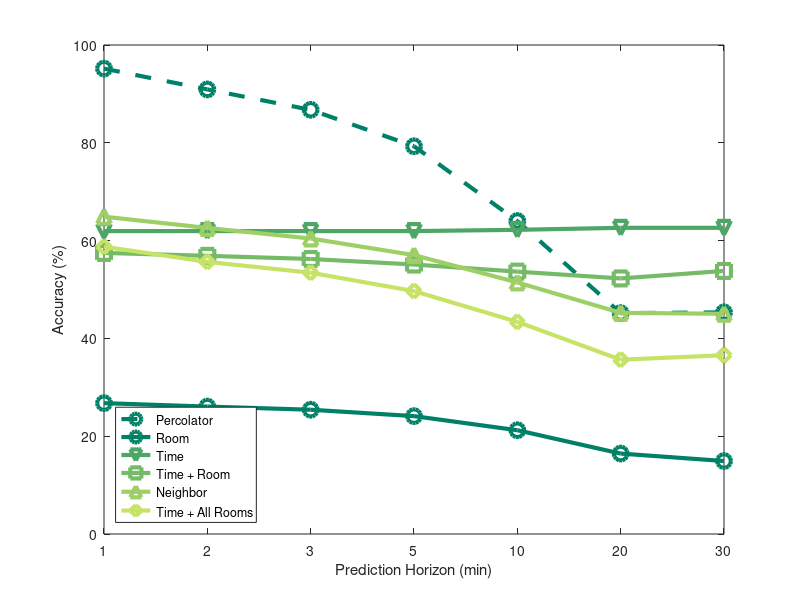

Reproduce this figure in MATLAB.
function predictionHorizonModelType()

% Percolator 2
houseA_p2_tp = [1170.0, 1155.0, 1124.0, 1093.0, 1083.0, 1038.0, 1018.0, 945.0, 861.0, 750.0, 660.0, 518.0, 661.0, 367.0];
houseA_p2_fn = [52.0, 14.0, 98.0, 23.0, 139.0, 29.0, 204.0, 38.0, 356.0, 55.0, 549.0, 61.0, 548.0, 68.0];
houseA_p2_tpp = houseA_p2_tp ./ (houseA_p2_tp + houseA_p2_fn);


% Percolator
houseA_tp = [1163.0, 1163.0, 1111.0, 1111.0, 1060.0, 1060.0, 969.0, 969.0, 779.0, 778.0, 546.0, 506.0, 548.0, 361.0];
houseA_tn = [10066.0, 10120.0, 10012.0, 10122.0, 9966.0, 10127.0, 9886.0, 10140.0, 9742.0, 10195.0, 9624.0, 10320.0, 9551.0, 10439.0];
houseA_fp = [52.0, 51.0, 106.0, 102.0, 152.0, 146.0, 232.0, 217.0, 381.0, 340.0, 507.0, 441.0, 580.0, 466.0];
houseA_fn = [59.0, 6.0, 111.0, 5.0, 162.0, 7.0, 253.0, 14.0, 438.0, 27.0, 663.0, 73.0, 661.0, 74.0];
houseA_tpp = houseA_tp ./ (houseA_tp + houseA_fn);
houseA_cp = (houseA_tp + houseA_tn) ./ (houseA_tp + houseA_fn + houseA_tn + houseA_fp); 

% curTime
houseA_curTime_tp = [757.0, 730.0, 757.0, 697.0, 757.0, 666.0, 757.0, 596.0, 757.0, 472.0, 757.0, 331.0, 757.0, 250.0];
houseA_curTime_fn = [465.0, 439.0, 465.0, 419.0, 465.0, 401.0, 465.0, 387.0, 460.0, 333.0, 452.0, 248.0, 452.0, 185.0];
houseA_curTime_tn = [9269.0, 9341.0, 9269.0, 9417.0, 9269.0, 9494.0, 9269.0, 9633.0, 9274.0, 9869.0, 9282.0, 10262.0, 9282.0, 10562.0];
houseA_curTime_fp = [849.0, 830.0, 849.0, 807.0, 849.0, 779.0, 849.0, 724.0, 849.0, 666.0, 849.0, 499.0, 849.0, 343.0];
houseA_curTime_tpp = houseA_curTime_tp ./ (houseA_curTime_tp + houseA_curTime_fn);
houseA_curTime_cp = (houseA_curTime_tp + houseA_curTime_tn) ./ (houseA_curTime_tp + houseA_curTime_fn + houseA_curTime_tn + houseA_curTime_fp); 

% curRoomState
houseA_curRoomState_bathroom_tp = [133.0, 131.0, 128.0, 124.0, 123.0, 118.0, 114.0, 106.0, 85.0, 76.0, 36.0, 20.0, 46.0, 19.0];
houseA_curRoomState_bathroom_fn = [1089.0, 1038.0, 1094.0, 992.0, 1099.0, 949.0, 1108.0, 877.0, 1132.0, 729.0, 1173.0, 559.0, 1163.0, 416.0];
houseA_curRoomState_bathroom_tn = [10027.0, 10078.0, 10022.0, 10124.0, 10017.0, 10167.0, 10008.0, 10239.0, 9984.0, 10387.0, 9999.0, 10669.0, 10065.0, 10868.0];
houseA_curRoomState_bathroom_fp = [91.0, 93.0, 96.0, 100.0, 101.0, 106.0, 110.0, 118.0, 139.0, 148.0, 132.0, 92.0, 66.0, 37.0];

houseA_curRoomState_bedroom_tp = [185.0, 182.0, 175.0, 168.0, 165.0, 155.0, 143.0, 129.0, 103.0, 61.0, 59.0, 38.0, 61.0, 36.0];
houseA_curRoomState_bedroom_fn = [1037.0, 987.0, 1047.0, 948.0, 1057.0, 912.0, 1079.0, 854.0, 1114.0, 744.0, 1150.0, 541.0, 1148.0, 399.0];
houseA_curRoomState_bedroom_tn = [10007.0, 10057.0, 9997.0, 10096.0, 9987.0, 10132.0, 9965.0, 10190.0, 9930.0, 10374.0, 10042.0, 10725.0, 10044.0, 10867.0];
houseA_curRoomState_bedroom_fp = [111.0, 114.0, 121.0, 128.0, 131.0, 141.0, 153.0, 167.0, 193.0, 161.0, 89.0, 36.0, 87.0, 38.0];

houseA_curRoomState_diningRoom_tp = [433.0, 425.0, 419.0, 403.0, 406.0, 384.0, 378.0, 350.0, 322.0, 290.0, 272.0, 225.0, 242.0, 173.0];
houseA_curRoomState_diningRoom_fn = [789.0, 744.0, 803.0, 713.0, 816.0, 683.0, 844.0, 633.0, 895.0, 515.0, 937.0, 354.0, 967.0, 262.0];
houseA_curRoomState_diningRoom_tn = [9921.0, 9966.0, 9907.0, 9997.0, 9894.0, 10027.0, 9866.0, 10077.0, 9815.0, 10195.0, 9773.0, 10356.0, 9743.0, 10448.0];
houseA_curRoomState_diningRoom_fp = [197.0, 205.0, 211.0, 227.0, 224.0, 246.0, 252.0, 280.0, 308.0, 340.0, 358.0, 405.0, 388.0, 457.0];

houseA_curRoomState_kitchen_tp = [585.0, 575.0, 574.0, 554.0, 567.0, 539.0, 547.0, 454.0, 502.0, 389.0, 342.0, 309.0, 310.0, 243.0];
houseA_curRoomState_kitchen_fn = [637.0, 594.0, 648.0, 562.0, 655.0, 528.0, 675.0, 529.0, 715.0, 416.0, 867.0, 270.0, 899.0, 192.0];
houseA_curRoomState_kitchen_tn = [9794.0, 9837.0, 9783.0, 9869.0, 9776.0, 9903.0, 9756.0, 10205.0, 9716.0, 10318.0, 9867.0, 10464.0, 9835.0, 10542.0];
houseA_curRoomState_kitchen_fp = [324.0, 334.0, 335.0, 355.0, 342.0, 370.0, 362.0, 152.0, 407.0, 217.0, 264.0, 297.0, 296.0, 363.0];

houseA_curRoomState_livingRoom_tp = [695.0, 688.0, 683.0, 669.0, 671.0, 653.0, 651.0, 625.0, 610.0, 564.0, 543.0, 467.0, 506.0, 314.0];
houseA_curRoomState_livingRoom_fn = [527.0, 481.0, 539.0, 447.0, 551.0, 414.0, 571.0, 358.0, 607.0, 241.0, 666.0, 112.0, 703.0, 121.0];
houseA_curRoomState_livingRoom_tn = [9853.0, 9899.0, 9841.0, 9933.0, 9829.0, 9966.0, 9809.0, 10022.0, 9773.0, 10139.0, 9714.0, 10268.0, 9677.0, 10739.0];
houseA_curRoomState_livingRoom_fp = [265.0, 272.0, 277.0, 291.0, 289.0, 307.0, 309.0, 335.0, 350.0, 396.0, 417.0, 493.0, 454.0, 166.0];

houseA_curRoomState_mudroom_tp = [86.0, 85.0, 83.0, 80.0, 80.0, 75.0, 77.0, 66.0, 47.0, 42.0, 37.0, 28.0, 20.0, 11.0];
houseA_curRoomState_mudroom_fn = [1136.0, 1084.0, 1139.0, 1036.0, 1142.0, 992.0, 1145.0, 917.0, 1170.0, 763.0, 1172.0, 551.0, 1189.0, 424.0];
houseA_curRoomState_mudroom_tn = [10088.0, 10140.0, 10085.0, 10188.0, 10082.0, 10232.0, 10079.0, 10307.0, 10054.0, 10461.0, 10081.0, 10702.0, 10064.0, 10858.0];
houseA_curRoomState_mudroom_fp = [30.0, 31.0, 33.0, 36.0, 36.0, 41.0, 39.0, 50.0, 69.0, 74.0, 50.0, 59.0, 67.0, 47.0];

houseA_curRoomState_nursery_tp = [172.0, 171.0, 167.0, 165.0, 162.0, 159.0, 152.0, 147.0, 139.0, 125.0, 103.0, 82.0, 78.0, 40.0];
houseA_curRoomState_nursery_fn = [1050.0, 998.0, 1055.0, 951.0, 1060.0, 908.0, 1070.0, 836.0, 1078.0, 680.0, 1106.0, 497.0, 1131.0, 395.0];
houseA_curRoomState_nursery_tn = [10010.0, 10062.0, 10005.0, 10109.0, 10000.0, 10152.0, 9990.0, 10224.0, 9982.0, 10380.0, 9954.0, 10563.0, 9929.0, 10805.0];
houseA_curRoomState_nursery_fp = [108.0, 109.0, 113.0, 115.0, 118.0, 121.0, 128.0, 133.0, 141.0, 155.0, 177.0, 198.0, 202.0, 100.0];

houseA_curRoomState_tp = houseA_curRoomState_bathroom_tp + ...
    houseA_curRoomState_bedroom_tp + houseA_curRoomState_diningRoom_tp + ...
    houseA_curRoomState_kitchen_tp + houseA_curRoomState_livingRoom_tp + ...
    houseA_curRoomState_mudroom_tp + houseA_curRoomState_nursery_tp;

houseA_curRoomState_fn = houseA_curRoomState_bathroom_fn + ...
    houseA_curRoomState_bedroom_fn + houseA_curRoomState_diningRoom_fn + ...
    houseA_curRoomState_kitchen_fn + houseA_curRoomState_livingRoom_fn + ...
    houseA_curRoomState_mudroom_fn + houseA_curRoomState_nursery_fn;

houseA_curRoomState_tn = houseA_curRoomState_bathroom_tn + ...
    houseA_curRoomState_bedroom_tn + houseA_curRoomState_diningRoom_tn + ...
    houseA_curRoomState_kitchen_tn + houseA_curRoomState_livingRoom_tn + ...
    houseA_curRoomState_mudroom_tn + houseA_curRoomState_nursery_tn;

houseA_curRoomState_fp = houseA_curRoomState_bathroom_fp + ...
    houseA_curRoomState_bedroom_fp + houseA_curRoomState_diningRoom_fp + ...
    houseA_curRoomState_kitchen_fp + houseA_curRoomState_livingRoom_fp + ...
    houseA_curRoomState_mudroom_fp + houseA_curRoomState_nursery_fp;

houseA_curRoomState_tpp = houseA_curRoomState_tp ./ (houseA_curRoomState_tp + houseA_curRoomState_fn);
houseA_curRoomState_cp = (houseA_curRoomState_tp + houseA_curRoomState_tn) ./ (houseA_tp + houseA_curRoomState_fn + houseA_curRoomState_tn + houseA_curRoomState_fp); 


% curTimeState
houseA_curTimeState_bathroom_tp = [686.0, 652.0, 684.0, 619.0, 684.0, 593.0, 682.0, 541.0, 667.0, 445.0, 663.0, 297.0, 703.0, 240.0];
houseA_curTimeState_bathroom_fn = [536.0, 517.0, 538.0, 497.0, 538.0, 474.0, 540.0, 442.0, 550.0, 360.0, 546.0, 282.0, 506.0, 195.0];
houseA_curTimeState_bathroom_tn = [9479.0, 9550.0, 9471.0, 9613.0, 9457.0, 9668.0, 9435.0, 9767.0, 9410.0, 9997.0, 9360.0, 10323.0, 9352.0, 10552.0];
houseA_curTimeState_bathroom_fp = [639.0, 621.0, 647.0, 611.0, 661.0, 605.0, 683.0, 590.0, 713.0, 538.0, 771.0, 438.0, 779.0, 353.0];

houseA_curTimeState_bedroom_tp = [709.0, 672.0, 697.0, 631.0, 682.0, 593.0, 664.0, 533.0, 660.0, 444.0, 695.0, 335.0, 698.0, 255.0];
houseA_curTimeState_bedroom_fn = [513.0, 497.0, 525.0, 485.0, 540.0, 474.0, 558.0, 450.0, 557.0, 361.0, 514.0, 244.0, 511.0, 180.0];
houseA_curTimeState_bedroom_tn = [9437.0, 9501.0, 9429.0, 9566.0, 9408.0, 9626.0, 9400.0, 9737.0, 9400.0, 10025.0, 9386.0, 10359.0, 9368.0, 10584.0];
houseA_curTimeState_bedroom_fp = [681.0, 670.0, 689.0, 658.0, 710.0, 647.0, 718.0, 620.0, 723.0, 510.0, 745.0, 402.0, 763.0, 321.0];

houseA_curTimeState_diningRoom_tp = [684.0, 663.0, 673.0, 630.0, 662.0, 600.0, 637.0, 548.0, 603.0, 440.0, 566.0, 303.0, 580.0, 234.0];
houseA_curTimeState_diningRoom_fn = [538.0, 506.0, 549.0, 486.0, 560.0, 467.0, 585.0, 435.0, 614.0, 365.0, 643.0, 276.0, 629.0, 201.0];
houseA_curTimeState_diningRoom_tn = [9733.0, 9793.0, 9716.0, 9828.0, 9694.0, 9861.0, 9655.0, 9929.0, 9583.0, 10068.0, 9497.0, 10287.0, 9445.0, 10505.0];
houseA_curTimeState_diningRoom_fp = [385.0, 378.0, 402.0, 396.0, 424.0, 412.0, 463.0, 428.0, 540.0, 467.0, 634.0, 474.0, 686.0, 400.0];

houseA_curTimeState_kitchen_tp = [672.0, 661.0, 657.0, 634.0, 647.0, 617.0, 621.0, 577.0, 574.0, 482.0, 544.0, 365.0, 577.0, 271.0];
houseA_curTimeState_kitchen_fn = [550.0, 508.0, 565.0, 482.0, 575.0, 450.0, 601.0, 406.0, 643.0, 323.0, 665.0, 214.0, 632.0, 164.0];
houseA_curTimeState_kitchen_tn = [9814.0, 9871.0, 9804.0, 9911.0, 9799.0, 9955.0, 9774.0, 10026.0, 9745.0, 10183.0, 9701.0, 10378.0, 9626.0, 10488.0];
houseA_curTimeState_kitchen_fp = [304.0, 300.0, 314.0, 313.0, 319.0, 318.0, 344.0, 331.0, 378.0, 352.0, 430.0, 383.0, 505.0, 417.0];

houseA_curTimeState_livingRoom_tp = [797.0, 780.0, 786.0, 750.0, 773.0, 727.0, 751.0, 682.0, 697.0, 588.0, 617.0, 468.0, 631.0, 367.0];
houseA_curTimeState_livingRoom_fn = [425.0, 389.0, 436.0, 366.0, 449.0, 340.0, 471.0, 301.0, 520.0, 217.0, 592.0, 111.0, 578.0, 68.0];
houseA_curTimeState_livingRoom_tn = [9674.0, 9728.0, 9664.0, 9776.0, 9659.0, 9827.0, 9652.0, 9909.0, 9633.0, 10087.0, 9622.0, 10332.0, 9563.0, 10524.0];
houseA_curTimeState_livingRoom_fp = [444.0, 443.0, 454.0, 448.0, 459.0, 446.0, 466.0, 448.0, 490.0, 448.0, 509.0, 429.0, 568.0, 381.0];

houseA_curTimeState_mudroom_tp = [654.0, 620.0, 656.0, 592.0, 655.0, 568.0, 656.0, 528.0, 654.0, 429.0, 644.0, 298.0, 679.0, 224.0];
houseA_curTimeState_mudroom_fn = [568.0, 549.0, 566.0, 524.0, 567.0, 499.0, 566.0, 455.0, 563.0, 376.0, 565.0, 281.0, 530.0, 211.0];
houseA_curTimeState_mudroom_tn = [9538.0, 9607.0, 9530.0, 9672.0, 9526.0, 9728.0, 9510.0, 9841.0, 9501.0, 10083.0, 9446.0, 10407.0, 9440.0, 10614.0];
houseA_curTimeState_mudroom_fp = [580.0, 564.0, 588.0, 552.0, 592.0, 545.0, 608.0, 516.0, 622.0, 452.0, 685.0, 354.0, 691.0, 291.0];

houseA_curTimeState_nursery_tp = [715.0, 687.0, 713.0, 653.0, 708.0, 622.0, 703.0, 572.0, 716.0, 476.0, 694.0, 339.0, 685.0, 232.0];
houseA_curTimeState_nursery_fn = [507.0, 482.0, 509.0, 463.0, 514.0, 445.0, 519.0, 411.0, 501.0, 329.0, 515.0, 240.0, 524.0, 203.0];
houseA_curTimeState_nursery_tn = [9446.0, 9513.0, 9439.0, 9583.0, 9430.0, 9647.0, 9418.0, 9756.0, 9411.0, 9985.0, 9349.0, 10302.0, 9328.0, 10495.0];
houseA_curTimeState_nursery_fp = [672.0, 658.0, 679.0, 641.0, 688.0, 626.0, 700.0, 601.0, 712.0, 550.0, 782.0, 459.0, 803.0, 410.0];

houseA_curTimeState_tp = houseA_curTimeState_bathroom_tp + ...
    houseA_curTimeState_bedroom_tp + houseA_curTimeState_diningRoom_tp + ...
    houseA_curTimeState_kitchen_tp + houseA_curTimeState_livingRoom_tp + ...
    houseA_curTimeState_mudroom_tp + houseA_curTimeState_nursery_tp;

houseA_curTimeState_fn = houseA_curTimeState_bathroom_fn + ...
    houseA_curTimeState_bedroom_fn + houseA_curTimeState_diningRoom_fn + ...
    houseA_curTimeState_kitchen_fn + houseA_curTimeState_livingRoom_fn + ...
    houseA_curTimeState_mudroom_fn + houseA_curTimeState_nursery_fn;

houseA_curTimeState_tn = houseA_curTimeState_bathroom_tn + ...
    houseA_curTimeState_bedroom_tn + houseA_curTimeState_diningRoom_tn + ...
    houseA_curTimeState_kitchen_tn + houseA_curTimeState_livingRoom_tn + ...
    houseA_curTimeState_mudroom_tn + houseA_curTimeState_nursery_tn;

houseA_curTimeState_fp = houseA_curTimeState_bathroom_fp + ...
    houseA_curTimeState_bedroom_fp + houseA_curTimeState_diningRoom_fp + ...
    houseA_curTimeState_kitchen_fp + houseA_curTimeState_livingRoom_fp + ...
    houseA_curTimeState_mudroom_fp + houseA_curTimeState_nursery_fp;

houseA_curTimeState_tpp = houseA_curTimeState_tp ./ (houseA_curTimeState_tp + houseA_curTimeState_fn);
houseA_curTimeState_cp = (houseA_curTimeState_tp + houseA_curTimeState_tn) ./ (houseA_tp + houseA_curTimeState_fn + houseA_curTimeState_tn + houseA_curTimeState_fp); 


% neighborRoomState
houseA_neighborRoomState_bathroom_tp = [677.0, 655.0, 659.0, 615.0, 638.0, 580.0, 622.0, 529.0, 602.0, 437.0, 615.0, 292.0, 662.0, 232.0];
houseA_neighborRoomState_bathroom_fn = [545.0, 514.0, 563.0, 501.0, 584.0, 487.0, 600.0, 454.0, 615.0, 368.0, 594.0, 287.0, 547.0, 203.0];
houseA_neighborRoomState_bathroom_tn = [9576.0, 9643.0, 9557.0, 9696.0, 9539.0, 9748.0, 9498.0, 9839.0, 9485.0, 10083.0, 9420.0, 10345.0, 9389.0, 10547.0];
houseA_neighborRoomState_bathroom_fp = [542.0, 528.0, 561.0, 528.0, 579.0, 525.0, 620.0, 518.0, 638.0, 452.0, 711.0, 416.0, 742.0, 358.0];

houseA_neighborRoomState_bedroom_tp = [686.0, 669.0, 654.0, 624.0, 624.0, 583.0, 575.0, 513.0, 503.0, 398.0, 513.0, 280.0, 519.0, 209.0];
houseA_neighborRoomState_bedroom_fn = [536.0, 500.0, 568.0, 492.0, 598.0, 484.0, 647.0, 470.0, 714.0, 407.0, 696.0, 299.0, 690.0, 226.0];
houseA_neighborRoomState_bedroom_tn = [9712.0, 9758.0, 9681.0, 9780.0, 9655.0, 9803.0, 9615.0, 9856.0, 9586.0, 9999.0, 9537.0, 10239.0, 9500.0, 10471.0];
houseA_neighborRoomState_bedroom_fp = [406.0, 413.0, 437.0, 444.0, 463.0, 470.0, 503.0, 501.0, 537.0, 536.0, 594.0, 522.0, 631.0, 434.0];

houseA_neighborRoomState_diningRoom_tp = [777.0, 776.0, 741.0, 740.0, 714.0, 713.0, 660.0, 660.0, 589.0, 581.0, 490.0, 448.0, 468.0, 306.0];
houseA_neighborRoomState_diningRoom_fn = [445.0, 393.0, 481.0, 376.0, 508.0, 354.0, 562.0, 323.0, 628.0, 224.0, 719.0, 131.0, 741.0, 129.0];
houseA_neighborRoomState_diningRoom_tn = [10056.0, 10113.0, 10022.0, 10138.0, 9998.0, 10165.0, 9946.0, 10211.0, 9895.0, 10350.0, 9805.0, 10514.0, 9762.0, 10623.0];
houseA_neighborRoomState_diningRoom_fp = [62.0, 58.0, 96.0, 86.0, 120.0, 108.0, 172.0, 146.0, 228.0, 185.0, 326.0, 247.0, 369.0, 282.0];

houseA_neighborRoomState_kitchen_tp = [872.0, 865.0, 832.0, 820.0, 802.0, 783.0, 751.0, 723.0, 643.0, 600.0, 525.0, 426.0, 510.0, 279.0];
houseA_neighborRoomState_kitchen_fn = [350.0, 304.0, 390.0, 296.0, 420.0, 284.0, 471.0, 260.0, 574.0, 205.0, 684.0, 153.0, 699.0, 156.0];
houseA_neighborRoomState_kitchen_tn = [9837.0, 9899.0, 9811.0, 9934.0, 9793.0, 9968.0, 9747.0, 10019.0, 9666.0, 10133.0, 9599.0, 10310.0, 9587.0, 10458.0];
houseA_neighborRoomState_kitchen_fp = [281.0, 272.0, 307.0, 290.0, 325.0, 305.0, 371.0, 338.0, 457.0, 402.0, 532.0, 451.0, 544.0, 447.0];

houseA_neighborRoomState_livingRoom_tp = [919.0, 911.0, 891.0, 874.0, 861.0, 840.0, 813.0, 780.0, 724.0, 657.0, 561.0, 460.0, 537.0, 349.0];
houseA_neighborRoomState_livingRoom_fn = [303.0, 258.0, 331.0, 242.0, 361.0, 227.0, 409.0, 203.0, 493.0, 148.0, 648.0, 119.0, 672.0, 86.0];
houseA_neighborRoomState_livingRoom_tn = [9842.0, 9895.0, 9823.0, 9924.0, 9805.0, 9956.0, 9767.0, 10008.0, 9716.0, 10127.0, 9646.0, 10320.0, 9552.0, 10484.0];
houseA_neighborRoomState_livingRoom_fp = [276.0, 276.0, 295.0, 300.0, 313.0, 317.0, 351.0, 349.0, 407.0, 408.0, 485.0, 441.0, 579.0, 421.0];

houseA_neighborRoomState_mudroom_tp = [701.0, 677.0, 686.0, 640.0, 669.0, 606.0, 645.0, 554.0, 598.0, 432.0, 563.0, 290.0, 578.0, 224.0];
houseA_neighborRoomState_mudroom_fn = [521.0, 492.0, 536.0, 476.0, 553.0, 461.0, 577.0, 429.0, 619.0, 373.0, 646.0, 289.0, 631.0, 211.0];
houseA_neighborRoomState_mudroom_tn = [9717.0, 9775.0, 9700.0, 9808.0, 9680.0, 9843.0, 9640.0, 9912.0, 9586.0, 10060.0, 9521.0, 10303.0, 9516.0, 10550.0];
houseA_neighborRoomState_mudroom_fp = [401.0, 396.0, 418.0, 416.0, 438.0, 430.0, 478.0, 445.0, 537.0, 475.0, 610.0, 458.0, 615.0, 355.0];

houseA_neighborRoomState_nursery_tp = [919.0, 911.0, 891.0, 874.0, 861.0, 840.0, 813.0, 780.0, 724.0, 657.0, 561.0, 460.0, 537.0, 349.0];
houseA_neighborRoomState_nursery_fn = [303.0, 258.0, 331.0, 242.0, 361.0, 227.0, 409.0, 203.0, 493.0, 148.0, 648.0, 119.0, 672.0, 86.0];
houseA_neighborRoomState_nursery_tn = [9842.0, 9895.0, 9823.0, 9924.0, 9805.0, 9956.0, 9767.0, 10008.0, 9716.0, 10127.0, 9646.0, 10320.0, 9552.0, 10484.0];
houseA_neighborRoomState_nursery_fp = [276.0, 276.0, 295.0, 300.0, 313.0, 317.0, 351.0, 349.0, 407.0, 408.0, 485.0, 441.0, 579.0, 421.0];

houseA_neighborRoomState_tp = houseA_neighborRoomState_bathroom_tp + ...
    houseA_neighborRoomState_bedroom_tp + houseA_neighborRoomState_diningRoom_tp + ...
    houseA_neighborRoomState_kitchen_tp + houseA_neighborRoomState_livingRoom_tp + ...
    houseA_neighborRoomState_mudroom_tp + houseA_neighborRoomState_nursery_tp;

houseA_neighborRoomState_fn = houseA_neighborRoomState_bathroom_fn + ...
    houseA_neighborRoomState_bedroom_fn + houseA_neighborRoomState_diningRoom_fn + ...
    houseA_neighborRoomState_kitchen_fn + houseA_neighborRoomState_livingRoom_fn + ...
    houseA_neighborRoomState_mudroom_fn + houseA_neighborRoomState_nursery_fn;

houseA_neighborRoomState_tn = houseA_neighborRoomState_bathroom_tn + ...
    houseA_neighborRoomState_bedroom_tn + houseA_neighborRoomState_diningRoom_tn + ...
    houseA_neighborRoomState_kitchen_tn + houseA_neighborRoomState_livingRoom_tn + ...
    houseA_neighborRoomState_mudroom_tn + houseA_neighborRoomState_nursery_tn;

houseA_neighborRoomState_fp = houseA_neighborRoomState_bathroom_fp + ...
    houseA_neighborRoomState_bedroom_fp + houseA_neighborRoomState_diningRoom_fp + ...
    houseA_neighborRoomState_kitchen_fp + houseA_neighborRoomState_livingRoom_fp + ...
    houseA_neighborRoomState_mudroom_fp + houseA_neighborRoomState_nursery_fp;

houseA_neighborRoomState_tpp = houseA_neighborRoomState_tp ./ (houseA_neighborRoomState_tp + houseA_neighborRoomState_fn);
houseA_neighborRoomState_cp = (houseA_neighborRoomState_tp + houseA_neighborRoomState_tn) ./ (houseA_tp + houseA_neighborRoomState_fn + houseA_neighborRoomState_tn + houseA_neighborRoomState_fp); 

% full
houseA_full_tp = [718.0, 718.0, 680.0, 680.0, 653.0, 653.0, 607.0, 606.0, 528.0, 522.0, 431.0, 392.0, 442.0, 280.0];
houseA_full_tn = [10085.0, 10141.0, 10055.0, 10167.0, 10033.0, 10196.0, 9985.0, 10245.0, 9929.0, 10383.0, 9854.0, 10556.0, 9780.0, 10653.0];
houseA_full_fp = [33.0, 30.0, 63.0, 57.0, 85.0, 77.0, 133.0, 112.0, 194.0, 152.0, 277.0, 205.0, 351.0, 252.0];
houseA_full_fn = [504.0, 451.0, 542.0, 436.0, 569.0, 414.0, 615.0, 377.0, 689.0, 283.0, 778.0, 187.0, 767.0, 155.0];

houseA_full_tpp = houseA_full_tp ./ (houseA_full_tp + houseA_full_fn);
houseA_full_cp = (houseA_full_tp + houseA_full_tn) ./ (houseA_tp + houseA_full_fn + houseA_full_tn + houseA_full_fp); 


at_tpp = [houseA_curRoomState_tpp(1:2:end); houseA_curTimeState_tpp(1:2:end); houseA_neighborRoomState_tpp(1:2:end); houseA_full_tpp(1:2:end)]';
until_tpp = [houseA_curTime_tpp(2:2:end); houseA_curRoomState_tpp(2:2:end); houseA_curTimeState_tpp(2:2:end); houseA_neighborRoomState_tpp(2:2:end); houseA_full_tpp(2:2:end)]';

at_cp = [houseA_curRoomState_cp(1:2:end); houseA_curTimeState_cp(1:2:end); houseA_neighborRoomState_cp(1:2:end); houseA_full_cp(1:2:end)]';

colors = colormap('summer');
%bar(at_tpp, 'grouped')

plot(houseA_tpp(1:2:end) * 100, '--o', 'Color', colors(1, :), 'LineWidth', 3, 'MarkerSize', 10);
hold on
%plot(houseA_p2_cp(1:2:end) * 100, 'r--o', 'LineWidth', 3, 'MarkerSize', 10);
plot(houseA_curRoomState_tpp(1:2:end) * 100, '-o', 'Color', colors(1, :), 'LineWidth', 3, 'MarkerSize', 10);
plot(houseA_curTime_tpp(1:2:end) * 100, '-v', 'Color', colors(20, :), 'LineWidth', 3, 'MarkerSize', 10);
plot(houseA_curTimeState_tpp(1:2:end) * 100, '-s', 'Color', colors(30, :), 'LineWidth', 3, 'MarkerSize', 10);
plot(houseA_neighborRoomState_tpp(1:2:end) * 100, '-^', 'Color', colors(40, :), 'LineWidth', 3, 'MarkerSize', 10);
plot(houseA_full_tpp(1:2:end) * 100, '-d', 'Color', colors(50, :), 'LineWidth', 3, 'MarkerSize', 10);

legend({'Percolator', 'Room', 'Time' 'Time + Room', 'Neighbor', 'Time + All Rooms'}, 'Location', 'SouthWest')
set(gca,'XTickLabel',{'1', '2', '3', '5', '10', '20', '30'})
xlabel('Prediction Horizon (min)')
ylabel('Accuracy (%)')
